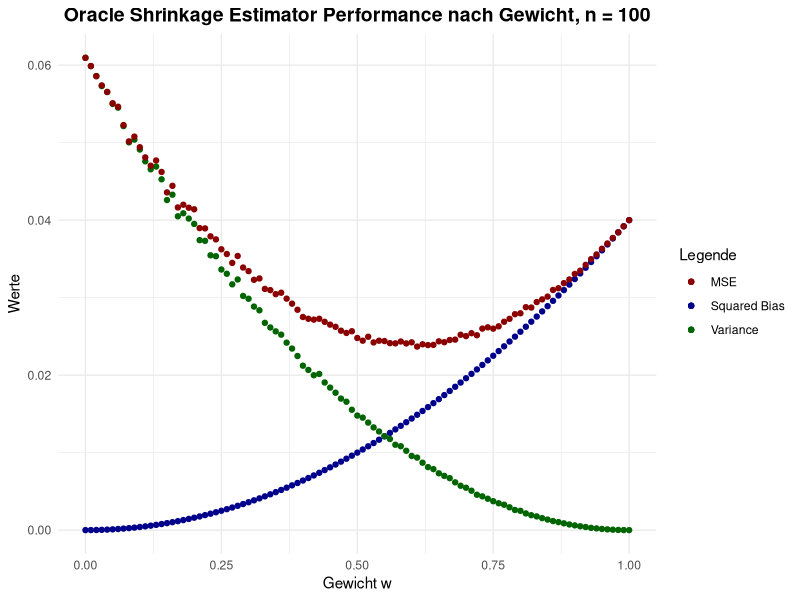

Recreate this plot in R. (Note: a time limit stopped this script after it produced the figure.)
library(tidyverse)
library(MASS)

## Aufgabe b)

# Parameter
p <- 5
n <- 100
M <- 1000
Sigma <- matrix(c( 1,rep (.1 ,4) , .1, 1, rep ( .1 , 3 ), .1, .1 , 1 , .1 , .1 , rep(.1 ,3) ,1 ,.1 , rep (.1 ,4) ,1) ,5 ,5)
mu <- c(rep(0,p))
w <- 0:100/100
# Parameter gamma = (1/p) * trace(Sigma)
gamma <- (1/p) * sum(diag(Sigma))

# Funktion erstellen um Fehler-Terme für jeweiliges Gewicht w zu erhalten
# Parameter: Anzahl von Iterationen M, Beobachtungen n, Gewicht w
get_errors <- function(M, n, w){
  
  # Zwischenspeicher für Squared Bias, Variance, MSE
  sum_bias <- 0
  sum_var <- 0
  sum_mse <- 0
  
  for (i in (1:M)){
    
    X_transposed <- mvrnorm(n, mu, Sigma)
    S <- (1/n) * t(X_transposed) %*% X_transposed
    shrink_est <- w * gamma * diag(p) + (1-w) * S
    
    # Erwartungswert des Shrinkage Estimators (S ist erwartungstreu)
    expectation_of_shrink_est <- w * gamma * diag(p) + (1-w) * Sigma 
    
    # Squared Bias # gleich für jede Iteration!
    A <- expectation_of_shrink_est - Sigma
    sum_bias <- sum_bias + (1/p) * norm(A, type = "F")^2
    
    # Variance
    B <- shrink_est - expectation_of_shrink_est
    sum_var <- sum_var + (1/p) * norm(B, type = "F")^2
    
    # Mean Squared Error
    C <- shrink_est - Sigma
    sum_mse <- sum_mse + (1/p) * norm(C, type = "F")^2
    
  }
  
  squared_bias <- (1/M) * sum_bias
  variance <- (1/M) * sum_var
  mse <- (1/M) * sum_mse
  
  return(c(w, squared_bias, variance, mse))
}

  
# Data Frame als Speicher für Fehlerterme und zugehöriges Gewicht
storage <- data.frame(array(NA, dim = c(length(w), 4)))
colnames(storage) <- c("Weight", "SquaredBias", "Variance", "MSE")

# Berechnung
for (i in (1:length(w))){
  storage[i,] <- get_errors(M, n=100, w[i])
}

# Plot
ggplot() + 
  geom_point(aes(x=storage$Weight, y = storage$SquaredBias, color = "Squared Bias"), show.legend = TRUE) + 
  geom_point(aes(x=storage$Weight, y = storage$Variance, color = "Variance"), show.legend = TRUE) + 
  geom_point(aes(x=storage$Weight, y = storage$MSE, color = "MSE"), show.legend = TRUE) + 
  labs(x = "Gewicht w", y = "Werte", title = "Oracle Shrinkage Estimator Performance nach Gewicht, n = 100") +
  scale_color_manual(
    values = c("Squared Bias" = "darkblue", "Variance" = "darkgreen", "MSE" = "darkred"),
    name = "Legende"
  ) + 
  theme_minimal() +
  theme(
    plot.title = element_text(face = "bold", size = 14, hjust = 0.5)
  )

# Empirisch optimales Gewicht w bestimmen
w_optimal <- storage$Weight[which.min(storage$MSE)]
w_optimal


# Durchführung mit n = 1000
storage_mod <- data.frame(array(0, dim = c(length(w), 4)))
colnames(storage_mod) <- c("Weight", "SquaredBias", "Variance", "MSE")

for (i in (1:length(w))){
  storage_mod[i,] <- get_errors(M, n=1000, w[i])
}

ggplot() + 
  geom_point(aes(x=storage_mod$Weight, y = storage_mod$SquaredBias, color = "Squared Bias"), show.legend = TRUE) + 
  geom_point(aes(x=storage_mod$Weight, y = storage_mod$Variance, color = "Variance"), show.legend = TRUE) + 
  geom_point(aes(x=storage_mod$Weight, y = storage_mod$MSE, color = "MSE"), show.legend = TRUE) + 
  labs(x = "Gewicht w", y = "Werte", title = "Oracle Shrinkage Estimator Performance nach Gewicht, n = 1000") +
  scale_color_manual(
    values = c("Squared Bias" = "darkblue", "Variance" = "darkgreen", "MSE" = "darkred"),
    name = "Fehler"
  ) + 
  theme_minimal() +
  theme(
    plot.title = element_text(face = "bold", size = 14, hjust = 0.5)
  )

# Empirisch optimales Gewicht w bestimmen
w_optimal_mod <- storage_mod$Weight[which.min(storage_mod$MSE)]
w_optimal_mod
